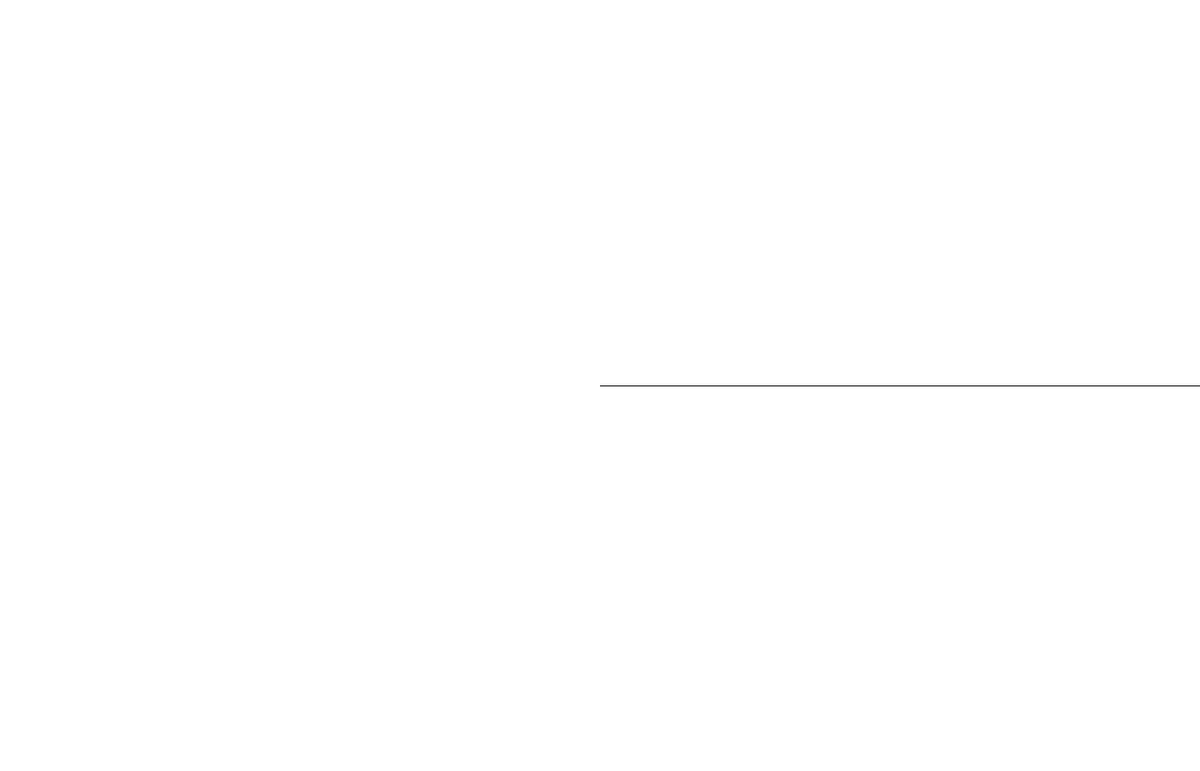
Frame 1 (no input)
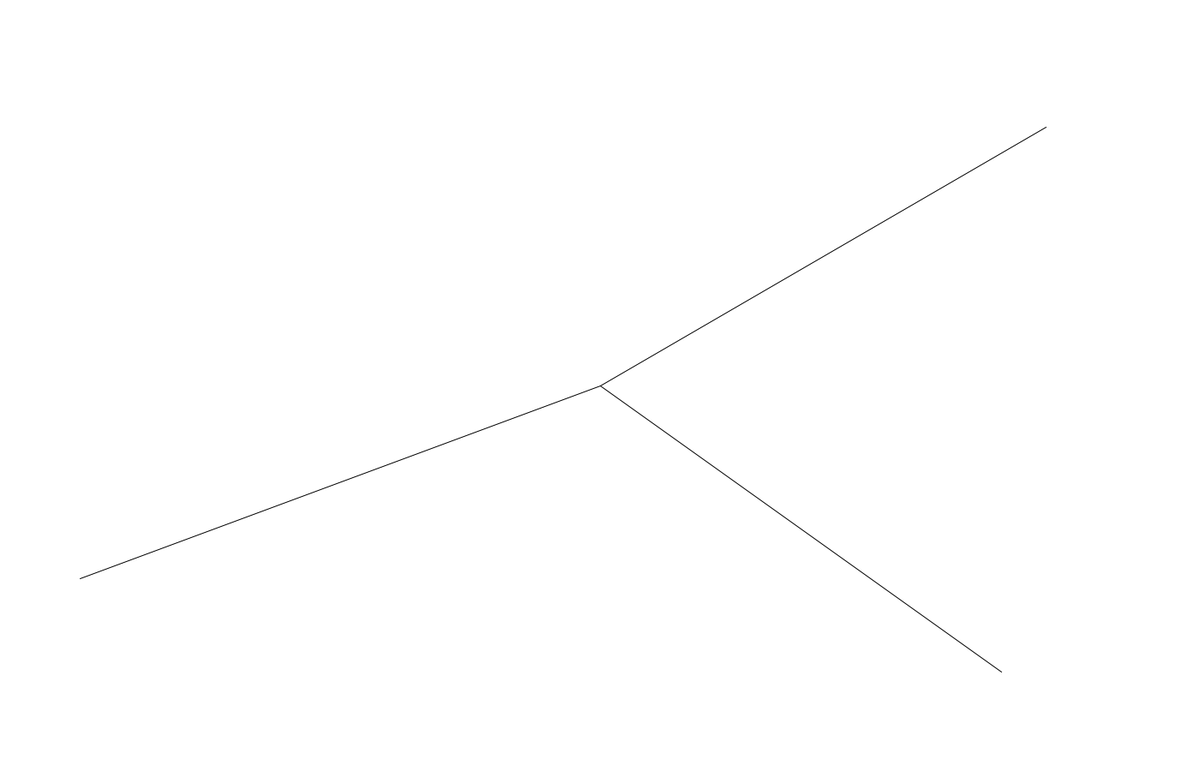
Frame 60 (the mouse pressed at the canvas centre just before this capture)
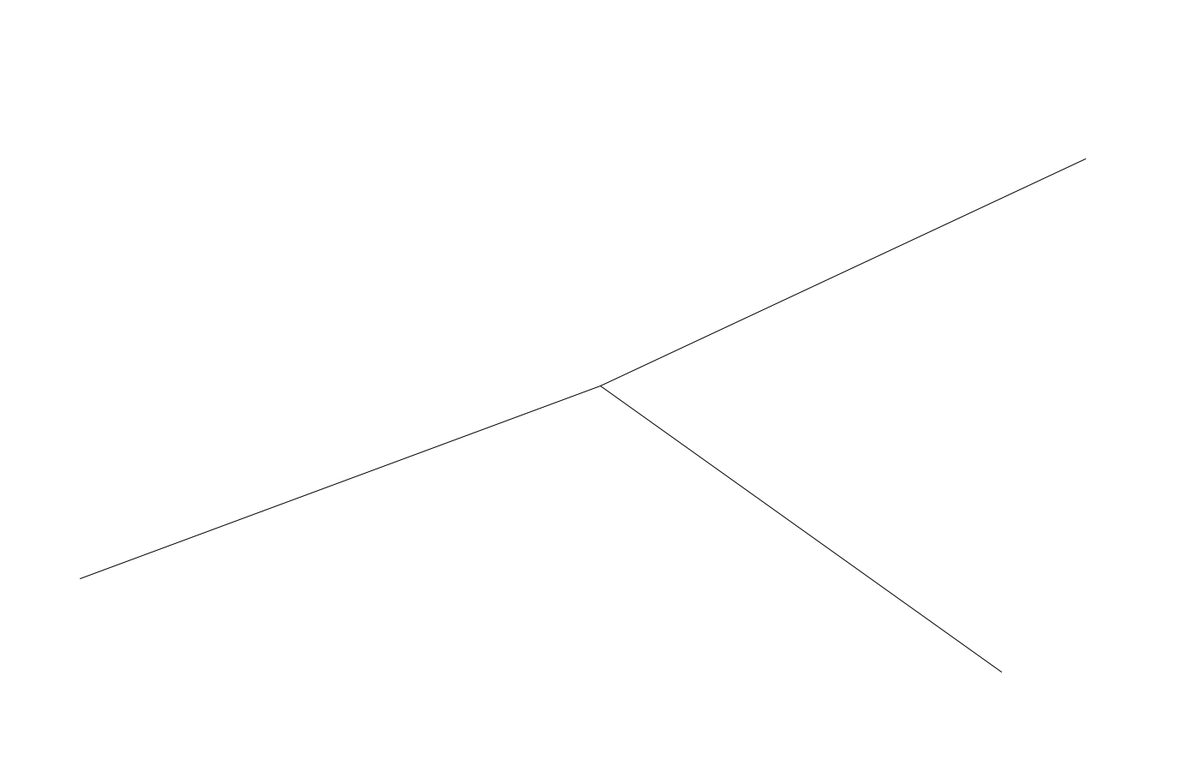
Frame 120 (the mouse held since frame 60 and released just before this capture)

The Processing sketch that drew these frames (run headless with seeded random() and noise(); from frame 60 on, the mouse is pressed at the canvas centre):

// Processing sketch: clock_exp1
// ── clock_exp1.pde
//CLOCK VARS

float sx=0;  //x-coord of point on second hand 
float sy=0;  //y-coord of point on second hand 
float sn=0; // second angle

float mx=0;  //x-coord of point on minute hand 
float my=0;  //y-cooridinate of point the minute hand 
float mn=0; // minute angle

float hx=0;  //x-coord of point on hour hand 
float hy=0;  //ycoord of point on hour hand 
float hn=0; // hour angle


void setup(){
  size(1400,900);
  
}

void draw(){
  background(255);
  
  
  sx=cos(sn)*width/2+width/2;  //x value of the second point of the second hand
  sy=sin(sn)*height/2+height/2;  //y value of the second point of the second hand

  mx=cos(mn)*width/2+width/2;
  my=sin(mn)*height/2+height/2;
  
  hx=cos(hn)*width/2+width/2;
  hy=sin(hn)*height/2+height/2;

  //increase the angle of the second hand 
  sn=second()*(2*PI/60);
  mn=minute()*(2*PI/60);
  hn=hour()*(2*PI/12);
  
  //CLOCK HANDS --> centre to sx,sy
  line(width/2,height/2,sx,sy);
  line(width/2,height/2,mx,my);
  line(width/2,height/2,hx,hy);
  

}
